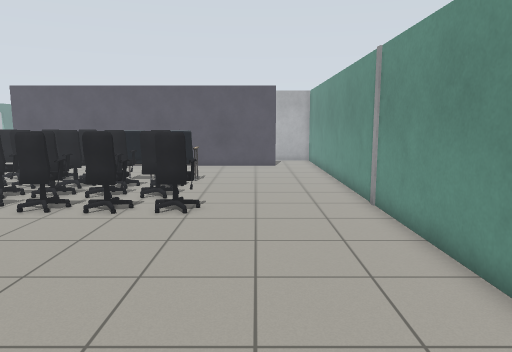
[1] (above)

16 first-person views from a walk through a Gazebo world. The camera is 1.3 m above the floor, tilts 8° down and sees 70° across. The floor is counted in squares, 0.5 m on a side. Each view is taken from the middle of a square. On the plan, view 1 faces up. The plan holds only what a view shows up to about 20 squares ahead; the rest is blank. The place goes on beyond the plan. The robots in the file are not drawn. Simple patterns stand in for the simulator's built-in surfaces. Some stock models are drawn as simple stand-ins.

[2]
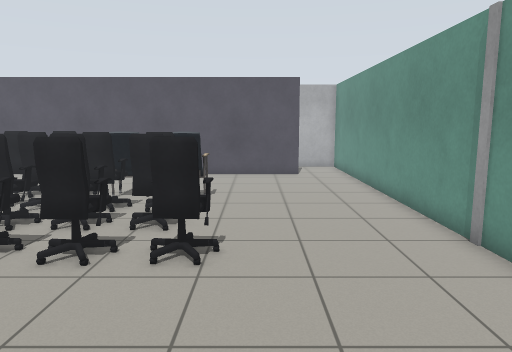

[3]
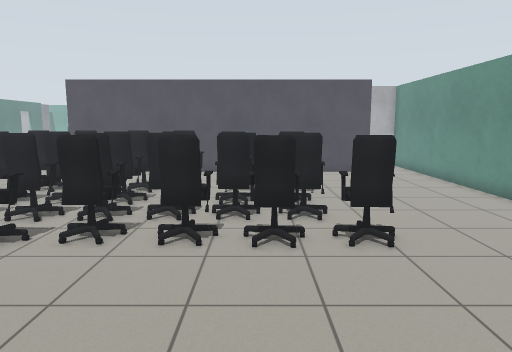

[4]
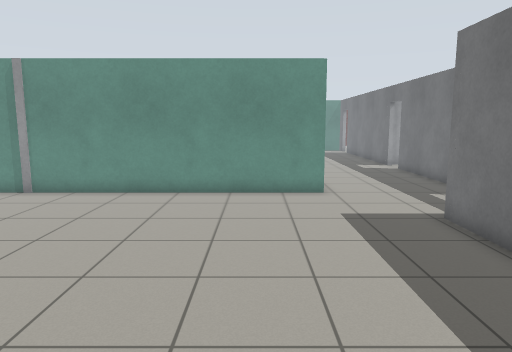

[5]
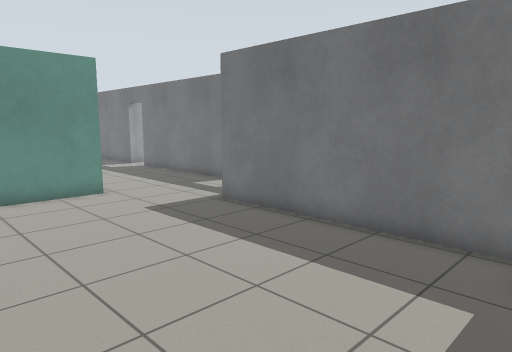

[6]
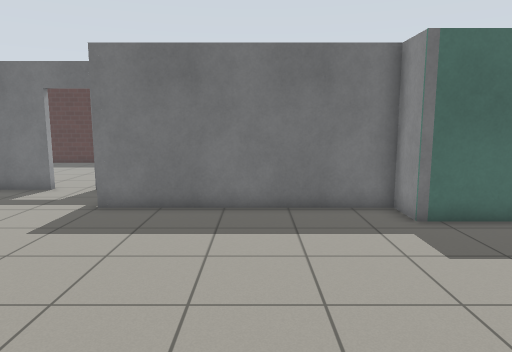

[7]
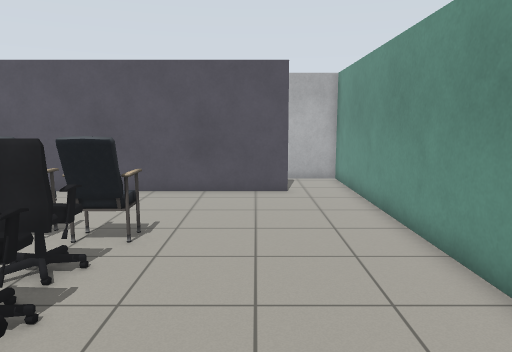

[8]
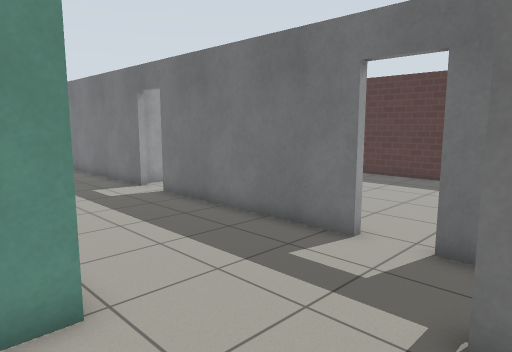

[9]
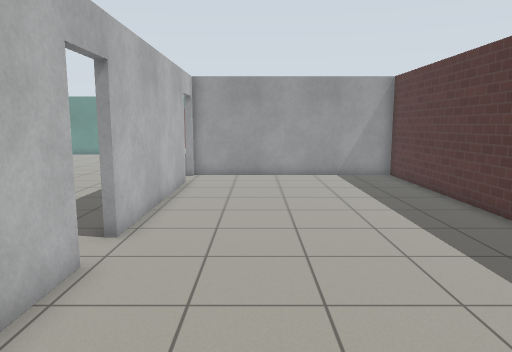

[10]
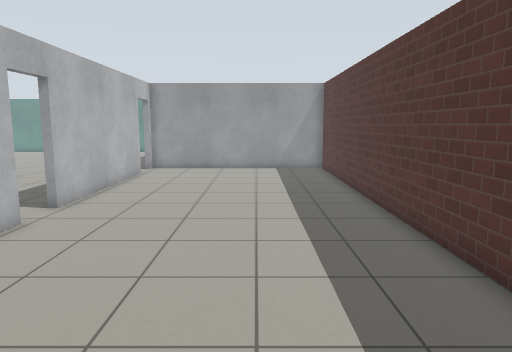

[11]
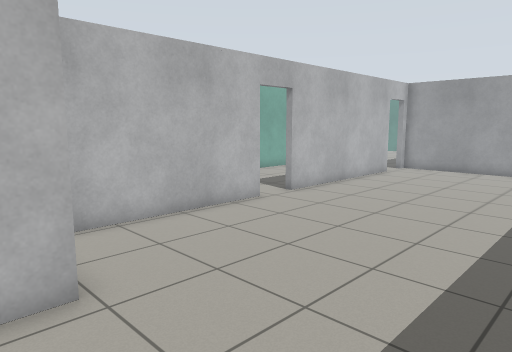

[12]
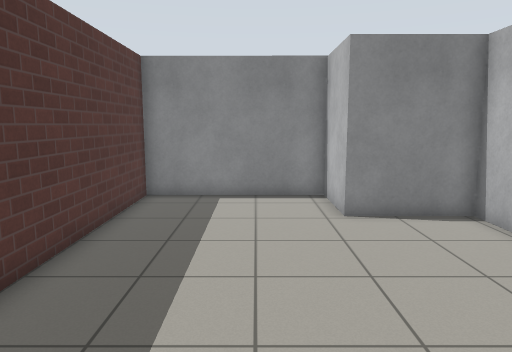

[13]
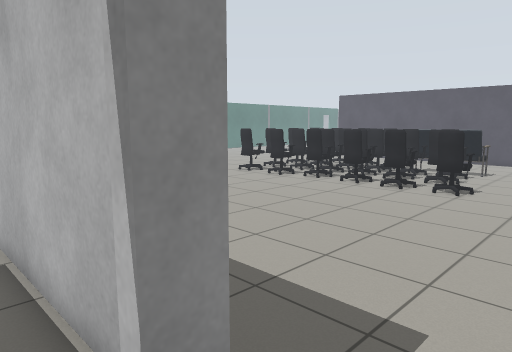

[14]
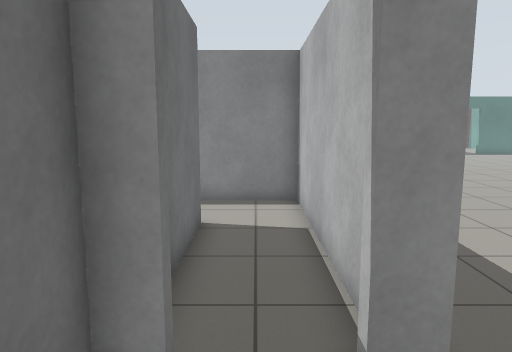

[15]
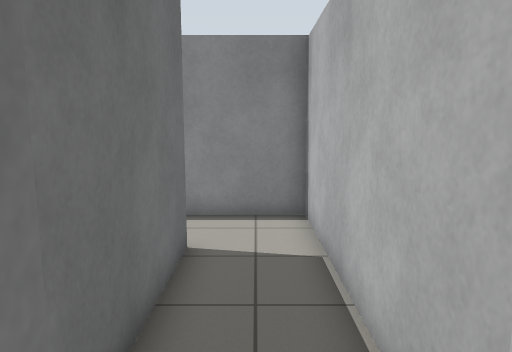

[16]
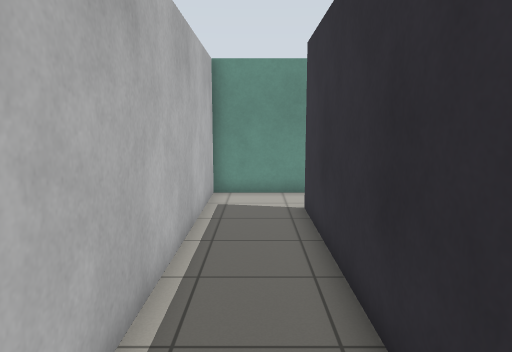

### Floor plan
Ten units are one square. View 1 is at (0, 0); x grows to the right and y downward. Boxes are objects, and circles mark ways between rooms. Rooms are numbered by the first view taken in them; rooms with no view inside come last. Other rooms are left out.
<svg viewBox="-111 -271 301 437">
<path fill="none" stroke="#000" d="M39 -4 39 -226M14 -232 -105 -232M-106 6 -93 6 -93 23 0 23M15 58 -62 58 -62 95 -93 95 -94 161 139 159 139 58M118 58 32 58M134 55 185 55M0 23 0 31M32 55 118 55M0 55 15 55M-80 -235 12 -235M39 -226 39 -266 -79 -266M-66 55 -14 55M-9 26 -93 26 -93 61"/>
<rect x="-105" y="-115" width="10" height="10" fill="#bbb"><title>office chair</title></rect>
<rect x="-105" y="-145" width="20" height="20" fill="#bbb"><title>office chair</title></rect>
<rect x="-105" y="-165" width="20" height="20" fill="#bbb"><title>office chair</title></rect>
<rect x="-105" y="-185" width="20" height="20" fill="#bbb"><title>office chair</title></rect>
<rect x="-95" y="-125" width="20" height="20" fill="#bbb"><title>office chair</title></rect>
<rect x="-85" y="-145" width="20" height="20" fill="#bbb"><title>office chair</title></rect>
<rect x="-85" y="-165" width="20" height="20" fill="#bbb"><title>office chair</title></rect>
<rect x="-85" y="-185" width="20" height="20" fill="#bbb"><title>other object</title></rect>
<rect x="-75" y="-125" width="20" height="20" fill="#bbb"><title>office chair</title></rect>
<rect x="-65" y="-145" width="20" height="20" fill="#bbb"><title>office chair</title></rect>
<rect x="-65" y="-165" width="20" height="20" fill="#bbb"><title>office chair</title></rect>
<rect x="-65" y="-185" width="20" height="20" fill="#bbb"><title>other object</title></rect>
<rect x="-55" y="-125" width="20" height="20" fill="#bbb"><title>office chair</title></rect>
<rect x="-45" y="-145" width="20" height="20" fill="#bbb"><title>office chair</title></rect>
<rect x="-45" y="-165" width="20" height="20" fill="#bbb"><title>office chair</title></rect>
<rect x="-45" y="-185" width="20" height="20" fill="#bbb"><title>other object</title></rect>
<rect x="-35" y="-125" width="20" height="20" fill="#bbb"><title>office chair</title></rect>
<circle cx="20" cy="17" r="3" fill="#2a7"/>
<circle cx="25" cy="-230" r="3" fill="#2a7"/>
<circle cx="125" cy="60" r="3" fill="#2a7"/>
<circle cx="25" cy="60" r="3" fill="#2a7"/>
<circle cx="0" cy="35" r="3" fill="#2a7"/>
<text x="-30" y="-110">1</text>
<text x="30" y="110">2</text>
<text x="140" y="-120">3</text>
<text x="-30" y="-250">4</text>
<text x="-60" y="40">5</text>
</svg>
Room 1 opens to room 3. Room 1 opens to room 4. Room 2 opens to room 3. Room 3 opens to room 5.

Where each view was taken, in squares from view 1:
view 1: 0 up, 0 right, facing up
view 2: 4 up, 1 left, facing up
view 3: 3 up, 5 left, facing up
view 4: 3 up, 10 left, facing right
view 5: 6 up, 10 left, facing down-right
view 6: 9 up, 5 left, facing down
view 7: 9 up, 0 right, facing up
view 8: 2 up, 1 left, facing down-right
view 9: 9 down, 5 left, facing right
view 10: 12 down, 8 left, facing right
view 11: 15 down, 8 left, facing up-right
view 12: 12 down, 4 right, facing left
view 13: 4 down, 2 right, facing up-left
view 14: 4 down, 3 right, facing left
view 15: 4 down, 1 right, facing left
view 16: 25 up, 10 left, facing right
